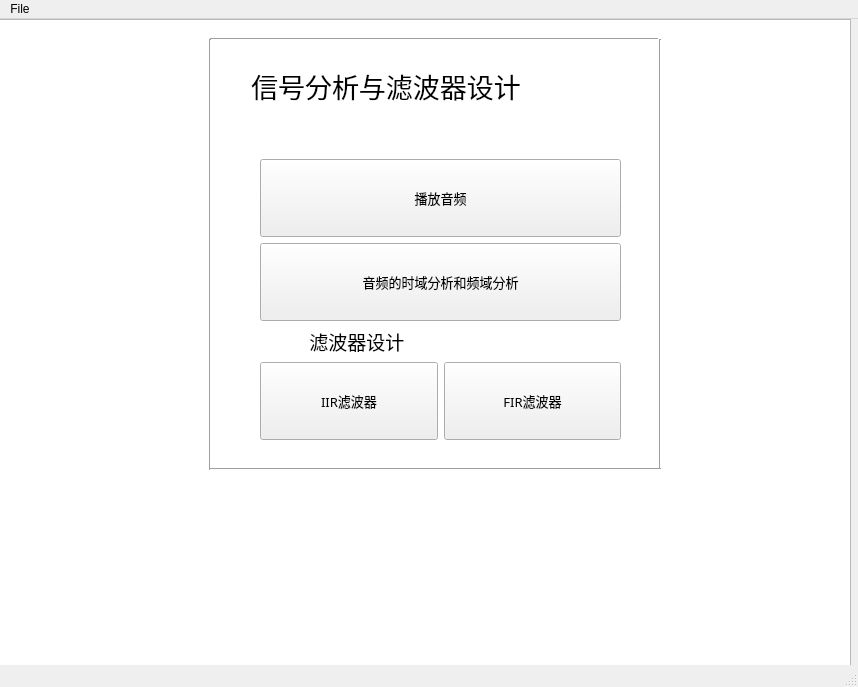
<?xml version="1.0" encoding="UTF-8"?>
<ui version="4.0">
 <class>MainWindow</class>
 <widget class="QMainWindow" name="MainWindow">
  <property name="geometry">
   <rect>
    <x>0</x>
    <y>0</y>
    <width>858</width>
    <height>687</height>
   </rect>
  </property>
  <property name="windowTitle">
   <string>MainWindow</string>
  </property>
  <widget class="QWidget" name="centralwidget">
   <widget class="QLabel" name="label">
    <property name="geometry">
     <rect>
      <x>230</x>
      <y>50</y>
      <width>391</width>
      <height>33</height>
     </rect>
    </property>
    <property name="sizePolicy">
     <sizepolicy hsizetype="Preferred" vsizetype="Minimum">
      <horstretch>0</horstretch>
      <verstretch>0</verstretch>
     </sizepolicy>
    </property>
    <property name="font">
     <font>
      <family>黑体</family>
      <pointsize>20</pointsize>
     </font>
    </property>
    <property name="text">
     <string>   信号分析与滤波器设计</string>
    </property>
   </widget>
   <widget class="Line" name="line">
    <property name="geometry">
     <rect>
      <x>210</x>
      <y>10</y>
      <width>441</width>
      <height>20</height>
     </rect>
    </property>
    <property name="orientation">
     <enum>Qt::Horizontal</enum>
    </property>
   </widget>
   <widget class="Line" name="line_2">
    <property name="geometry">
     <rect>
      <x>170</x>
      <y>20</y>
      <width>81</width>
      <height>431</height>
     </rect>
    </property>
    <property name="orientation">
     <enum>Qt::Vertical</enum>
    </property>
   </widget>
   <widget class="Line" name="line_3">
    <property name="geometry">
     <rect>
      <x>650</x>
      <y>20</y>
      <width>21</width>
      <height>431</height>
     </rect>
    </property>
    <property name="orientation">
     <enum>Qt::Vertical</enum>
    </property>
   </widget>
   <widget class="Line" name="line_4">
    <property name="geometry">
     <rect>
      <x>217</x>
      <y>10</y>
      <width>441</width>
      <height>20</height>
     </rect>
    </property>
    <property name="orientation">
     <enum>Qt::Horizontal</enum>
    </property>
   </widget>
   <widget class="Line" name="line_5">
    <property name="geometry">
     <rect>
      <x>210</x>
      <y>440</y>
      <width>451</width>
      <height>20</height>
     </rect>
    </property>
    <property name="orientation">
     <enum>Qt::Horizontal</enum>
    </property>
   </widget>
   <widget class="QWidget" name="layoutWidget">
    <property name="geometry">
     <rect>
      <x>260</x>
      <y>140</y>
      <width>361</width>
      <height>281</height>
     </rect>
    </property>
    <layout class="QVBoxLayout" name="verticalLayout_2">
     <item>
      <widget class="QPushButton" name="pushButton">
       <property name="enabled">
        <bool>true</bool>
       </property>
       <property name="sizePolicy">
        <sizepolicy hsizetype="Minimum" vsizetype="Minimum">
         <horstretch>0</horstretch>
         <verstretch>0</verstretch>
        </sizepolicy>
       </property>
       <property name="font">
        <font>
         <family>黑体</family>
         <pointsize>10</pointsize>
        </font>
       </property>
       <property name="text">
        <string>播放音频</string>
       </property>
      </widget>
     </item>
     <item>
      <widget class="QPushButton" name="pushButton_2">
       <property name="sizePolicy">
        <sizepolicy hsizetype="Minimum" vsizetype="Minimum">
         <horstretch>0</horstretch>
         <verstretch>0</verstretch>
        </sizepolicy>
       </property>
       <property name="font">
        <font>
         <family>黑体</family>
         <pointsize>10</pointsize>
        </font>
       </property>
       <property name="text">
        <string>音频的时域分析和频域分析</string>
       </property>
      </widget>
     </item>
     <item>
      <widget class="QLabel" name="label_2">
       <property name="sizePolicy">
        <sizepolicy hsizetype="Maximum" vsizetype="Maximum">
         <horstretch>0</horstretch>
         <verstretch>0</verstretch>
        </sizepolicy>
       </property>
       <property name="font">
        <font>
         <family>黑体</family>
         <pointsize>14</pointsize>
        </font>
       </property>
       <property name="text">
        <string>          滤波器设计</string>
       </property>
      </widget>
     </item>
     <item>
      <layout class="QHBoxLayout" name="horizontalLayout">
       <item>
        <widget class="QPushButton" name="pushButton_3">
         <property name="sizePolicy">
          <sizepolicy hsizetype="Minimum" vsizetype="Minimum">
           <horstretch>0</horstretch>
           <verstretch>0</verstretch>
          </sizepolicy>
         </property>
         <property name="font">
          <font>
           <family>黑体</family>
           <pointsize>10</pointsize>
          </font>
         </property>
         <property name="text">
          <string>IIR滤波器</string>
         </property>
        </widget>
       </item>
       <item>
        <widget class="QPushButton" name="pushButton_4">
         <property name="sizePolicy">
          <sizepolicy hsizetype="Minimum" vsizetype="Minimum">
           <horstretch>0</horstretch>
           <verstretch>0</verstretch>
          </sizepolicy>
         </property>
         <property name="font">
          <font>
           <family>黑体</family>
           <pointsize>10</pointsize>
          </font>
         </property>
         <property name="text">
          <string>FIR滤波器</string>
         </property>
        </widget>
       </item>
      </layout>
     </item>
    </layout>
   </widget>
   <widget class="QListView" name="listView">
    <property name="geometry">
     <rect>
      <x>-10</x>
      <y>0</y>
      <width>861</width>
      <height>701</height>
     </rect>
    </property>
    <property name="styleSheet">
     <string notr="true">background-image: url(:/PD.png);</string>
    </property>
   </widget>
   <zorder>listView</zorder>
   <zorder>label</zorder>
   <zorder>line</zorder>
   <zorder>line_2</zorder>
   <zorder>line_3</zorder>
   <zorder>line_4</zorder>
   <zorder>line_5</zorder>
   <zorder>layoutWidget</zorder>
  </widget>
  <widget class="QMenuBar" name="menubar">
   <property name="geometry">
    <rect>
     <x>0</x>
     <y>0</y>
     <width>858</width>
     <height>26</height>
    </rect>
   </property>
   <widget class="QMenu" name="menu_aafil">
    <property name="title">
     <string>File</string>
    </property>
    <addaction name="actionOpen_compile"/>
    <addaction name="separator"/>
    <addaction name="actionExit"/>
   </widget>
   <addaction name="menu_aafil"/>
  </widget>
  <widget class="QStatusBar" name="statusbar"/>
  <action name="actionOpen_compile">
   <property name="text">
    <string>Open compile</string>
   </property>
  </action>
  <action name="actionExit">
   <property name="text">
    <string>Exit  </string>
   </property>
  </action>
 </widget>
 <resources>
  <include location="background.qrc"/>
 </resources>
 <connections/>
</ui>
